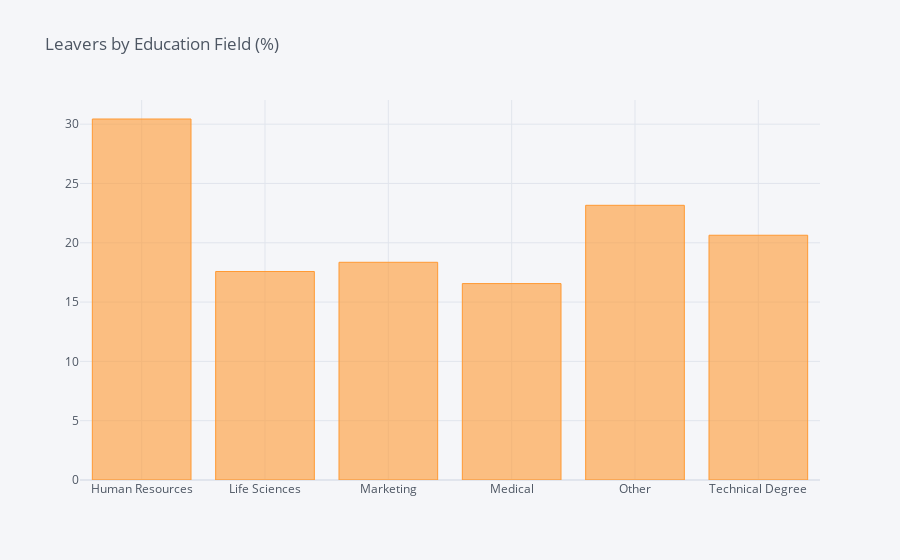

Notebook code for this chart:
### Code cell
df_EducationField = pd.DataFrame(columns=["Field", "% of Leavers"])
i=0
for field in list(df['EducationField'].unique()):
    ratio = df[(df['EducationField']==field)&(df['Turnover']=="Yes")].shape[0] / df[df['EducationField']==field].shape[0]
    df_EducationField.loc[i] = (field, ratio*100)
    i += 1
    print("In {}, the ratio of leavers is {:.2f}%".format(field, ratio*100))    
df_EF = df_EducationField.groupby(by="Field").sum()
df_EF.iplot(kind='bar',title='Leavers by Education Field (%)')
#plotly.offline.iplot()

### Figure 1 — Plotly figure (JSON) as saved in the notebook; plotly's stock layout.template omitted (floating-point values rounded to 4 significant figures)
{"data": [{"marker": {"color": "rgba(255, 153, 51, 0.6)", "line": {"color": "rgba(255, 153, 51, 1.0)", "width": 1}}, "name": "% of Leavers", "orientation": "v", "text": "", "type": "bar", "x": ["Human Resources", "Life Sciences", "Marketing", "Medical", "Other", "Technical Degree"], "y": [30.43, 17.58, 18.35, 16.56, 23.16, 20.63]}], "layout": {"legend": {"bgcolor": "#F5F6F9", "font": {"color": "#4D5663"}}, "paper_bgcolor": "#F5F6F9", "plot_bgcolor": "#F5F6F9", "title": {"font": {"color": "#4D5663"}, "text": "Leavers by Education Field (%)"}, "xaxis": {"gridcolor": "#E1E5ED", "showgrid": true, "tickfont": {"color": "#4D5663"}, "title": {"font": {"color": "#4D5663"}, "text": ""}, "zerolinecolor": "#E1E5ED"}, "yaxis": {"gridcolor": "#E1E5ED", "showgrid": true, "tickfont": {"color": "#4D5663"}, "title": {"font": {"color": "#4D5663"}, "text": ""}, "zerolinecolor": "#E1E5ED"}}}
